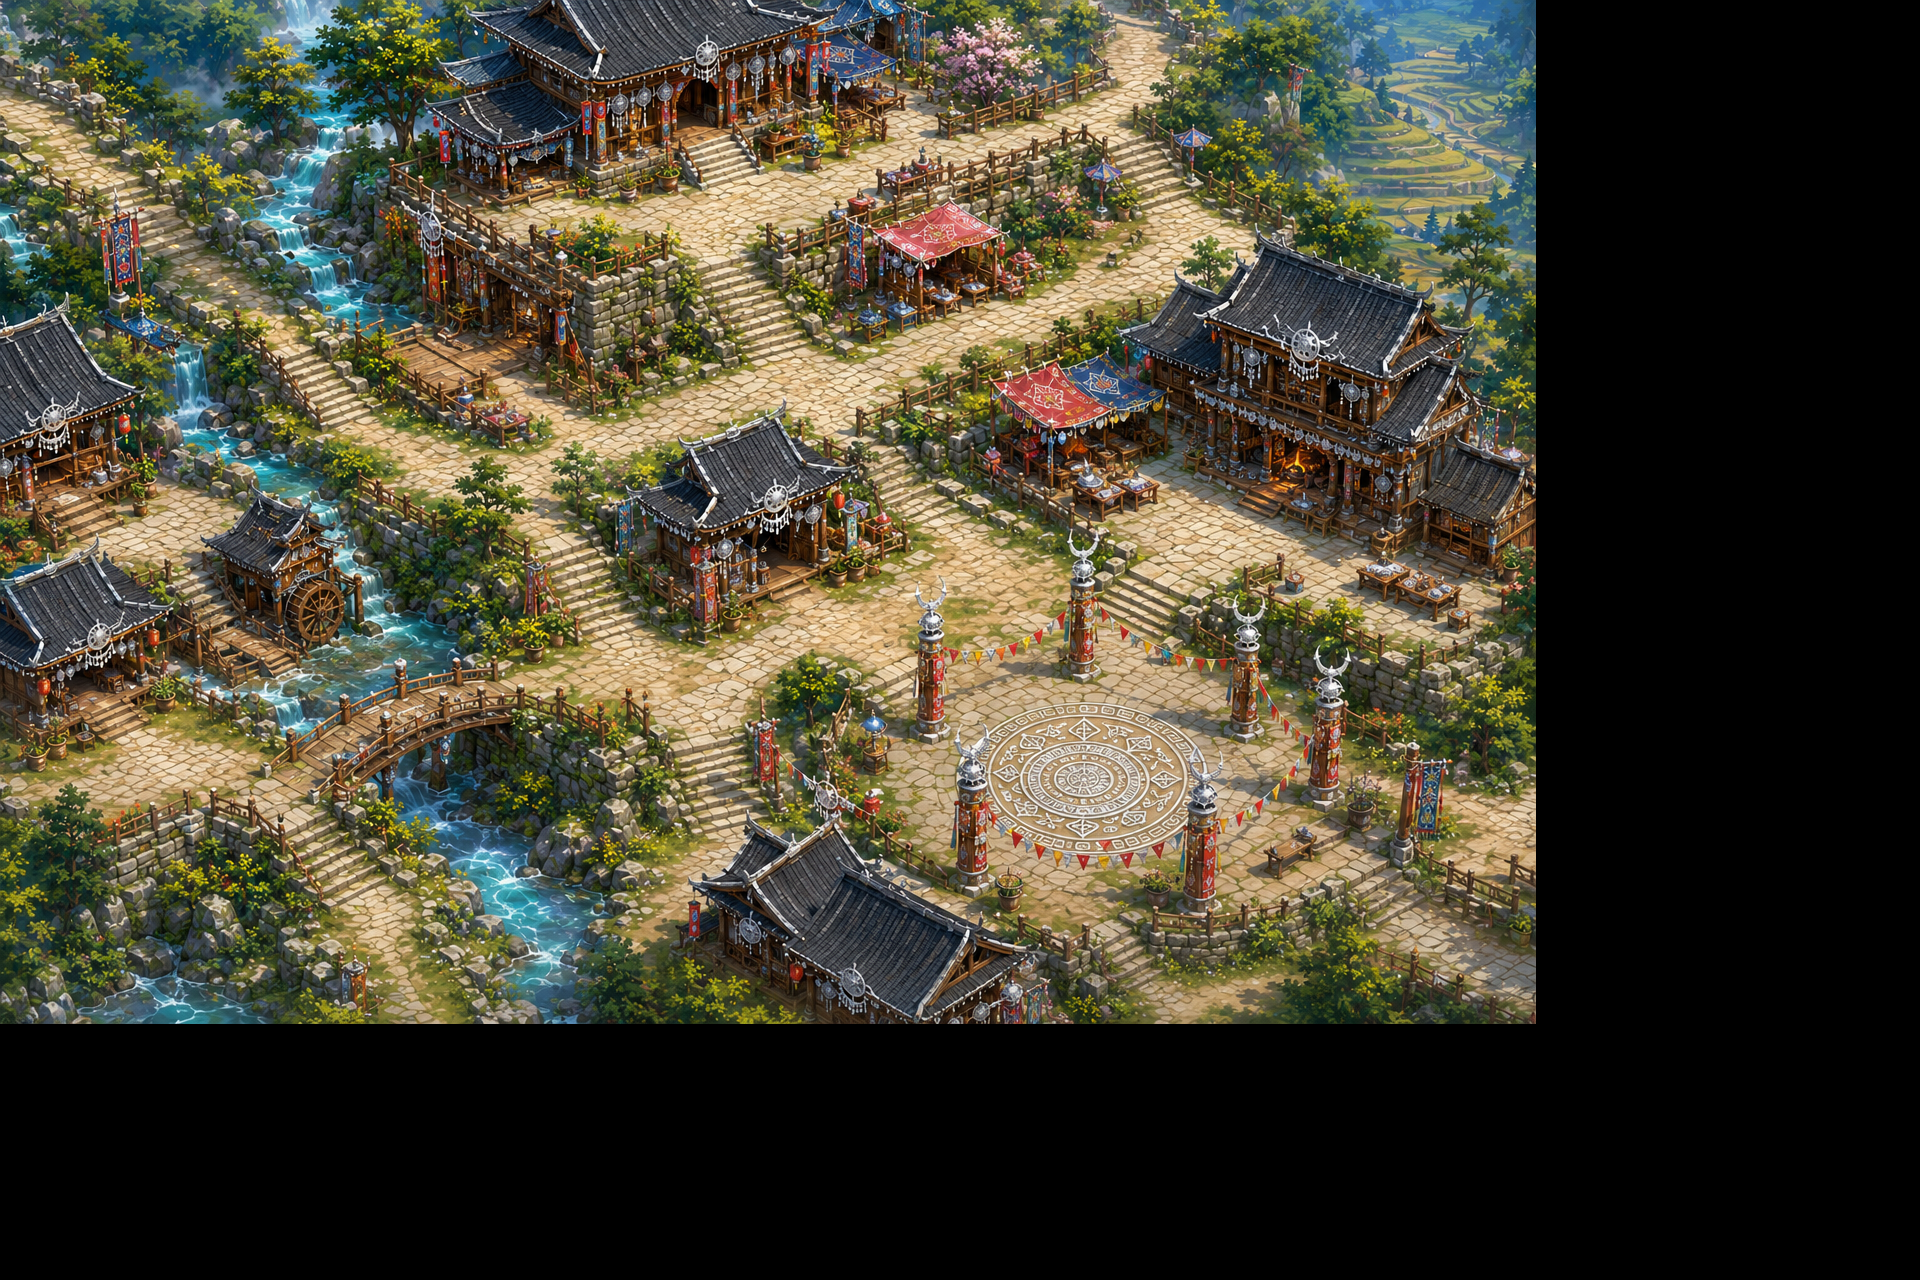

This is a level from a 2D game, rendered from its Tiled map with the project's own tilesets. A one-line summary and the map file follow, with tile-layer data summarised:
An orthogonal 60x40 tile map with 32x32 px tiles, 1 tile layer (background), 4 hidden layers not drawn and 58 objects (4x scene_exit, 3x spawn, elder, silversmith, market_auntie, ...).

<map version="1.8" tiledversion="1.8.6" orientation="orthogonal" renderorder="right-down" width="60" height="40" tilewidth="32" tileheight="32" infinite="0" nextlayerid="11" nextobjectid="129">
 <tileset firstgid="1" source="../tilesets/village_hub.tsx" />
 <layer id="1" name=" old_collision_tile" width="60" height="40" visible="0" tintcolor="#ff557f">
  <data>[2400 cells, 1026 non-empty, 1026 distinct tile ids]</data>
 </layer>
 <layer id="3" name="old_interaction_tile" width="60" height="40" visible="0" opacity="0.4" tintcolor="#00aa00">
  <data>[2400 cells, 28 non-empty, 28 distinct tile ids]</data>
 </layer>
 <layer id="4" name="old_npc_tile" width="60" height="40" visible="0" tintcolor="#0000ff">
  <data>[2400 cells, 8 non-empty, 8 distinct tile ids]</data>
 </layer>
 <layer id="5" name="old_interaction_tile" width="60" height="40" visible="0" tintcolor="#ffff00">
  <data>[2400 cells, 17 non-empty, 17 distinct tile ids]</data>
 </layer>
 <layer id="10" name="background" width="60" height="40">
  <data>[2400 cells, 1536 non-empty, 1536 distinct tile ids]</data>
 </layer>
 <objectgroup id="9" name="transition">
  <object id="101" name="spawn_from_village_market" type="spawn" x="826.667" y="304" width="110.667" height="80">
   <properties>
    <property name="spawn_id" value="from_village_market" />
   </properties>
  </object>
  <object id="102" name="spawn_from_workshop_exterior" type="spawn" x="822" y="288.666" width="80" height="114.667">
   <properties>
    <property name="spawn_id" value="from_workshop_exterior" />
   </properties>
  </object>
  <object id="103" name="spawn_from_river_valley" type="spawn" x="787.333" y="324" width="100" height="73.3333">
   <properties>
    <property name="spawn_id" value="from_river_valley" />
   </properties>
  </object>
  <object id="104" name="exit_to_village_market" type="scene_exit" x="1227.34" y="739.334" width="74" height="94">
   <properties>
    <property name="target_scene" value="village_market" />
    <property name="target_spawn" value="from_village_hub" />
   </properties>
  </object>
  <object id="105" name="exit_to_workshop_exterior" type="scene_exit" x="551" y="623.667" width="138" height="73">
   <properties>
    <property name="target_scene" value="workshop_exterior" />
    <property name="target_spawn" value="from_village_hub" />
   </properties>
  </object>
  <object id="106" name="exit_to_river_valley" type="scene_exit" x="1122.66" y="106" width="64" height="154">
   <properties>
    <property name="target_scene" value="river_valley" />
    <property name="target_spawn" value="from_village_hub" />
   </properties>
  </object>
  <object id="126" name="exit_to_festival" type="scene_exit" x="909" y="581" width="187" height="188">
   <properties>
    <property name="id" value="exit_to_festival" />
    <property name="label" value="前往节庆广场" />
    <property name="target_scene" value="festival" />
    <property name="target_spawn" value="from_village_hub" />
   </properties>
  </object>
 </objectgroup>
 <objectgroup id="8" name="interaction">
  <object id="109" x="1196" y="225.333" height="1.33333" />
 </objectgroup>
 <objectgroup id="7" name=" npc">
  <object id="72" name="elder" x="1038" y="679">
   <properties>
    <property name="dialogue" value="孩子，银饰失去了光泽，去寻找银纹的线索吧。" />
    <property name="display_name" value="村寨长者" />
    <property name="sprite" value="elder_idle" />
   </properties>
   <point />
  </object>
  <object id="73" name="silversmith" x="710" y="218">
   <properties>
    <property name="dialogue" value="修复银饰要先找到纹样线索，再回到工坊。" />
    <property name="display_name" value="银匠" />
    <property name="sprite" value="silversmith_idle" />
   </properties>
   <point />
  </object>
  <object id="74" name="market_auntie" x="1198" y="522">
   <properties>
    <property name="dialogue" value="集市里常能找到修复银饰需要的材料。" />
    <property name="display_name" value="集市阿姨" />
    <property name="sprite" value="market_auntie_idle" />
   </properties>
   <point />
  </object>
  <object id="75" name="festival_host" x="1620" y="1496">
   <properties>
    <property name="dialogue" value="等银饰重新发亮，就来节庆广场展示吧。" />
    <property name="display_name" value="节庆主持人" />
    <property name="sprite" value="festival_host_idle" />
   </properties>
   <point />
  </object>
  <object id="122" x="1034" y="712" width="95" height="125" />
  <object id="123" name="exit_to_festival" x="1068" y="776" />
 </objectgroup>
 <objectgroup id="6" name="collision">
  <object id="1" x="54" y="10" />
  <object id="2" x="7.33333" y="9.33333" width="1074" height="90" />
  <object id="21" x="122" y="100.667" width="554" height="79.3333" />
  <object id="22" x="260.667" y="182.667" width="216" height="79.3333" />
  <object id="23" x="520" y="256" width="204" height="116" />
  <object id="24" x="330" y="267.333" width="92" height="58" />
  <object id="25" x="16" y="326" width="104" height="167.333" />
  <object id="26" x="16" y="558" width="126" height="164" />
  <object id="27" x="244" y="499.333" width="128" height="136" />
  <object id="28" x="653.333" y="437.333" width="177.333" height="158" />
  <object id="29" x="834" y="174" width="280" height="78" />
  <object id="30" x="834" y="272" width="140" height="36" />
  <object id="31" x="1192" y="8" width="345.333" height="186.667" />
  <object id="32" x="1276.67" y="194" width="262.667" height="314" />
  <object id="33" x="1168" y="304" width="92" height="150" />
  <object id="34" x="1008" y="350" width="132" height="156" />
  <object id="35" x="16" y="838" width="280" height="180.667" />
  <object id="36" x="128" y="342" width="140.667" height="126" />
  <object id="37" x="376" y="538" width="114" height="114" />
  <object id="38" x="418" y="776" width="226" height="90" />
  <object id="39" x="502" y="912" width="98" height="100" />
  <object id="40" x="748" y="836" width="160" height="186.667" />
  <object id="41" x="911.333" y="917.333" width="131.333" height="108" />
  <object id="42" x="1042" y="926" width="342" height="94.6667" />
  <object id="43" x="1398" y="684" width="136" height="102" />
  <object id="44" x="1435.33" y="508" width="99.3333" height="95.3333" />
  <object id="45" x="1066" y="550" width="32" height="122" />
  <object id="46" x="916" y="616" width="28" height="114" />
  <object id="47" x="962" y="762" width="26" height="116" />
  <object id="48" x="1176" y="792" width="26" height="114" />
  <object id="49" x="1228" y="588" width="32" height="158" />
  <object id="50" x="1320" y="654" width="24" height="140" />
  <object id="51" x="468" y="410" width="62" height="34" />
  <object id="52" x="452" y="474" width="52" height="84" />
  <object id="53" x="414" y="733.333" width="170.667" height="37.3333" />
  <object id="54" x="578" y="712" width="64" height="90" />
  <object id="55" x="810" y="664" width="66" height="160" />
  <object id="56" x="760" y="684" width="42" height="130" />
  <object id="57" x="1192" y="254" width="52" height="36" />
  <object id="58" x="20" y="170" width="56" height="150" />
  <object id="59" x="100" y="218" width="38" height="90" />
  <object id="60" x="204.667" y="674" width="177.333" height="34" />
  <object id="61" x="1540" y="4" width="382" height="1276" />
  <object id="63" x="-2" y="1026" width="1592" height="250" />
 </objectgroup>
</map>
